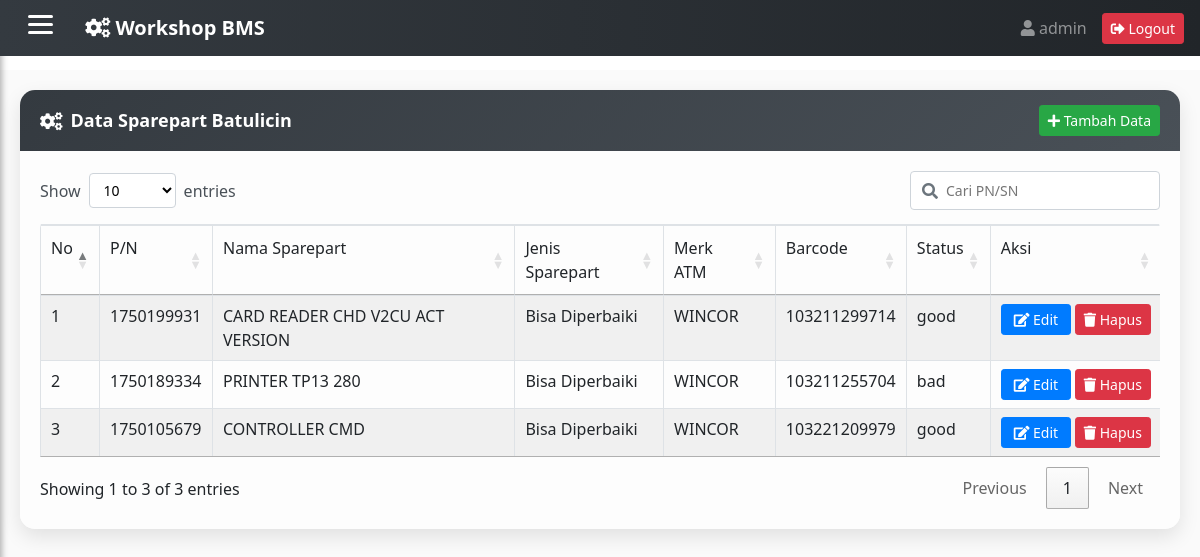
Screenshot of /admin/sp_btl.php (signed in) with the database file from the repository.
### tables this page shows
CREATE TABLE `sp_btl` (
  `part_number` varchar(50) NOT NULL,
  `nama_sparepart` varchar(255) NOT NULL,
  `jenis_sparepart` varchar(100) NOT NULL,
  `atm` varchar(50) NOT NULL,
  `barcode` varchar(50) NOT NULL,
  `status` varchar(50) NOT NULL
);

### function_all/function_spBTL.php (called while the page is built, shortened)
<?php
require_once('../Connections/koneksi.php');
$maxRows_Recordset1 = 1000;
$pageNum_Recordset1 = 0;
$startRow_Recordset1 = $pageNum_Recordset1 * $maxRows_Recordset1;
$query_Recordset1 = "SELECT * FROM sp_btl ORDER BY part_number DESC";
$query_limit_Recordset1 = sprintf("%s LIMIT %d, %d", $query_Recordset1, $startRow_Recordset1, $maxRows_Recordset1);
$Recordset1 = mysqli_query($koneksi, $query_limit_Recordset1);
$row_Recordset1 = mysqli_fetch_assoc($Recordset1);
if (isset($_GET['totalRows_Recordset1'])) {
  $totalRows_Recordset1 = $_GET['totalRows_Recordset1'];
} else {
  $all_Recordset1 = mysqli_query($koneksi, $query_Recordset1);
  $totalRows_Recordset1 = mysqli_num_rows($all_Recordset1);
}
?>

### admin/sp_btl.php (the view, shortened to what this page needs)
<?php include'../function_all/function_spBTL.php';?>
<!DOCTYPE html PUBLIC "-//W3C//DTD XHTML 1.0 Transitional//EN" "http://www.w3.org/TR/xhtml1/DTD/xhtml1-transitional.dtd">
<html xmlns="http://www.w3.org/1999/xhtml">
<head>
<link rel="stylesheet" href="https://cdn.datatables.net/1.13.6/css/jquery.dataTables.min.css">
</head>
<body>
<div class="card stylish-card animate-card">
    <div class="card-header stylish-header">
      <i class="fas fa-cogs mr-2"></i> Data Sparepart Batulicin
      <button class="btn btn-success btn-sm ml-auto" onclick="openForm()">
        <i class="fas fa-plus"></i> Tambah Data
      </button>
    </div>
    <div class="card-body stylish-body">
        <div class="toolbar-search-only"></div>
        <div class="toolbar-custom mb-3">
        </div>
        <div class="table-responsive-custom">
         	<table id="example" class="table table-striped table-bordered">
        	<thead>
              <tr>
                <td>No</td>
                <td>P/N</td>
                <td>Nama Sparepart</td>
                <td>Jenis Sparepart</td>
                <td>Merk ATM</td>
                <td>Barcode</td>
                <td>Status</td>
                <td>Aksi</td>
              </tr>
            </thead>
            <tbody>
              <?php if ($totalRows_Recordset1 > 0): ?>
                <?php $no = $startRow_Recordset1 + 1; ?>
              <?php do { ?>
                <tr>
                  <td><?php echo $no++; ?></td>
                  <td><?php echo htmlspecialchars($row_Recordset1['part_number']); ?></td>
                  <td><?php echo htmlspecialchars($row_Recordset1['nama_sparepart']); ?></td>
                  <td><?php echo htmlspecialchars($row_Recordset1['jenis_sparepart']); ?></td>
                  <td><?php echo htmlspecialchars($row_Recordset1['atm']); ?></td>
                  <td><?php echo htmlspecialchars($row_Recordset1['barcode']); ?></td>
                  <td><?php echo htmlspecialchars($row_Recordset1['status']); ?></td>
                  <td>
                    <div class="aksi-buttons">
                     <button
                        class="btn btn-primary btn-sm btn-animate"
                        onclick="openEditForm(
                          '<?php echo htmlspecialchars($row_Recordset1['part_number'], ENT_QUOTES); ?>',
                          '<?php echo htmlspecialchars($row_Recordset1['nama_sparepart'], ENT_QUOTES); ?>',
                          '<?php echo htmlspecialchars($row_Recordset1['jenis_sparepart'], ENT_QUOTES); ?>',
                          '<?php echo htmlspecialchars($row_Recordset1['atm'], ENT_QUOTES); ?>',
                          '<?php echo htmlspecialchars($row_Recordset1['barcode'], ENT_QUOTES); ?>',
                          '<?php echo htmlspecialchars($row_Recordset1['status'], ENT_QUOTES); ?>'
                        )">
                        <i class="fas fa-edit"></i> Edit
                    </button>
                          <a href="../crud_all/hapus_spBTL.php?barcode=<?php echo urlencode($row_Recordset1['barcode']); ?>"
                                  class="btn btn-danger btn-sm btn-hapus"
                                  data-barcode="<?php echo htmlspecialchars($row_Recordset1['barcode'], ENT_QUOTES); ?>">
                                  <i class="fa fa-trash"></i> Hapus
                                </a>
                    </div>
                  </td>
                </tr>
                    <?php } while ($row_Recordset1 = mysqli_fetch_assoc($Recordset1)); ?>
              </tbody>
                <?php else: ?>
                  <tbody>
                  <tr>
                    </tr>
                <?php endif; ?>
			</table>
 	   </div>
	</div>
</div>
<?php
include '../template.php';
?>
</body>
</html>

### admin/sp_btl.php (style rules this page uses)
td:last-child { white-space: nowrap; }
.aksi-buttons { display: flex; gap: 4px; justify-content: center; align-items: center; flex-wrap: nowrap; }
.aksi-buttons .btn { min-width: 70px; }

### rows the page displays
sp_btl: part_number "1750199931", nama_sparepart "CARD READER CHD V2CU ACT VERSION", jenis_sparepart "Bisa Diperbaiki", atm "WINCOR", barcode "103211299714", status "good"
sp_btl: part_number "1750189334", nama_sparepart "PRINTER TP13 280", jenis_sparepart "Bisa Diperbaiki", atm "WINCOR", barcode "103211255704", status "bad"
sp_btl: part_number "1750105679", nama_sparepart "CONTROLLER CMD", jenis_sparepart "Bisa Diperbaiki", atm "WINCOR", barcode "103221209979", status "good"

### other values shown
$username "admin"
